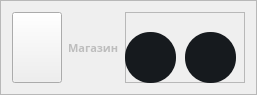
                 <widget class="QFrame" name="Store">
                  <property name="maximumSize">
                   <size>
                    <width>1171</width>
                    <height>91</height>
                   </size>
                  </property>
                  <property name="styleSheet">
                   <string notr="true"> border-bottom: 2px solid white;
 display: inline-block;
 line-height: 0.85;</string>
                  </property>
                  <property name="frameShape">
                   <enum>QFrame::StyledPanel</enum>
                  </property>
                  <property name="frameShadow">
                   <enum>QFrame::Raised</enum>
                  </property>
                  <layout class="QHBoxLayout" name="horizontalLayout_35">
                   <item>
                    <widget class="QPushButton" name="pushButton_32">
                     <property name="minimumSize">
                      <size>
                       <width>50</width>
                       <height>71</height>
                      </size>
                     </property>
                     <property name="maximumSize">
                      <size>
                       <width>50</width>
                       <height>16777215</height>
                      </size>
                     </property>
                     <property name="styleSheet">
                      <string notr="true">border-bottom:none;</string>
                     </property>
                     <property name="text">
                      <string/>
                     </property>
                     <property name="icon">
                      <iconset resource="DownloadSoft.qrc">
                       <normaloff>:/icon/image/icon/icons8-microsoft-store-48.png</normaloff>:/icon/image/icon/icons8-microsoft-store-48.png</iconset>
                     </property>
                     <property name="iconSize">
                      <size>
                       <width>48</width>
                       <height>48</height>
                      </size>
                     </property>
                    </widget>
                   </item>
                   <item>
                    <widget class="QLabel" name="label_40">
                     <property name="font">
                      <font>
                       <family>Montserrat Black</family>
                       <pointsize>8</pointsize>
                       <weight>75</weight>
                       <italic>false</italic>
                       <bold>true</bold>
                       <underline>false</underline>
                      </font>
                     </property>
                     <property name="styleSheet">
                      <string notr="true">*{

  color: rgb(189, 189, 189);
border-bottom:none;
}

</string>
                     </property>
                     <property name="text">
                      <string>Магазин</string>
                     </property>
                     <property name="scaledContents">
                      <bool>false</bool>
                     </property>
                     <property name="wordWrap">
                      <bool>true</bool>
                     </property>
                    </widget>
                   </item>
                   <item>
                    <widget class="QFrame" name="frame_41">
                     <property name="minimumSize">
                      <size>
                       <width>120</width>
                       <height>71</height>
                      </size>
                     </property>
                     <property name="maximumSize">
                      <size>
                       <width>120</width>
                       <height>71</height>
                      </size>
                     </property>
                     <property name="styleSheet">
                      <string notr="true">border-bottom:none;</string>
                     </property>
                     <property name="frameShape">
                      <enum>QFrame::StyledPanel</enum>
                     </property>
                     <property name="frameShadow">
                      <enum>QFrame::Raised</enum>
                     </property>
                     <widget class="QPushButton" name="pushDelStore">
                      <property name="geometry">
                       <rect>
                        <x>60</x>
                        <y>20</y>
                        <width>51</width>
                        <height>51</height>
                       </rect>
                      </property>
                      <property name="styleSheet">
                       <string notr="true">*{
border-bottom:none;
}
QPushButton#pushDelStore
{
	background-color:#161A1E;
	color:rgba(85,98,112,255);	
	border-radius:25;
}
QPushButton#pushDelStore:hover
{
background-color:#1b1f24;
}
QPushButton#pushDelStore:pressed
{
		padding-left:5px;
	padding-top:5px;
	color:rgba(115,128,142,255)
}
</string>
                      </property>
                      <property name="text">
                       <string/>
                      </property>
                      <property name="icon">
                       <iconset resource="DownloadSoft.qrc">
                        <normaloff>:/icon/image/icon/free-icon-delete-5396993.png</normaloff>:/icon/image/icon/free-icon-delete-5396993.png</iconset>
                      </property>
                      <property name="iconSize">
                       <size>
                        <width>20</width>
                        <height>20</height>
                       </size>
                      </property>
                     </widget>
                     <widget class="QPushButton" name="pushDownloadStore">
                      <property name="geometry">
                       <rect>
                        <x>0</x>
                        <y>20</y>
                        <width>51</width>
                        <height>51</height>
                       </rect>
                      </property>
                      <property name="styleSheet">
                       <string notr="true">*{
border-bottom:none;
}
QPushButton#pushDownloadStore

{
	background-color:#161A1E;
	color:rgba(85,98,112,255);	
	border-radius:25;
}
QPushButton#pushDownloadStore:hover
{
background-color:#1b1f24;
}
QPushButton#pushDownloadStore:pressed
{
	padding-left:5px;
	padding-top:5px;
	color:rgba(115,128,142,255)
}
</string>
                      </property>
                      <property name="text">
                       <string/>
                      </property>
                      <property name="icon">
                       <iconset resource="DownloadSoft.qrc">
                        <normaloff>:/icon/image/icon/free-icon-download-545759.png</normaloff>:/icon/image/icon/free-icon-download-545759.png</iconset>
                      </property>
                      <property name="iconSize">
                       <size>
                        <width>18</width>
                        <height>18</height>
                       </size>
                      </property>
                     </widget>
                    </widget>
                   </item>
                  </layout>
                 </widget>
